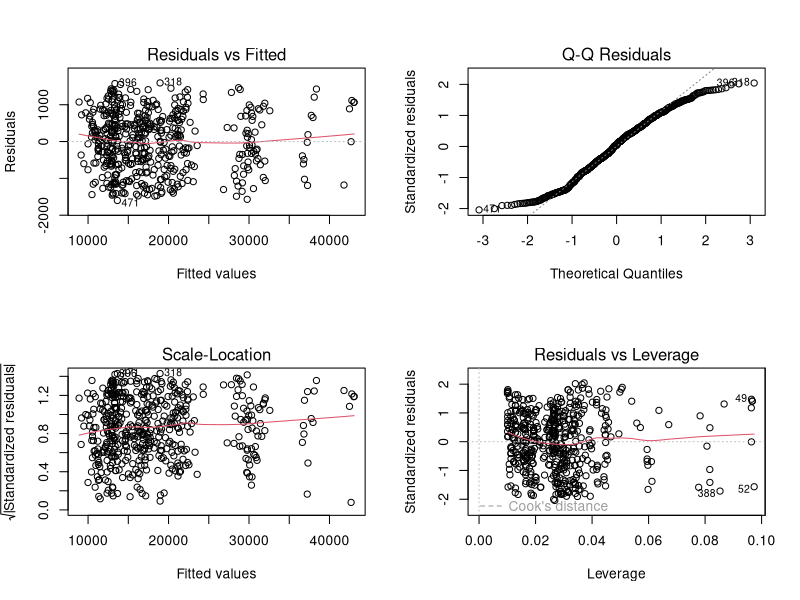
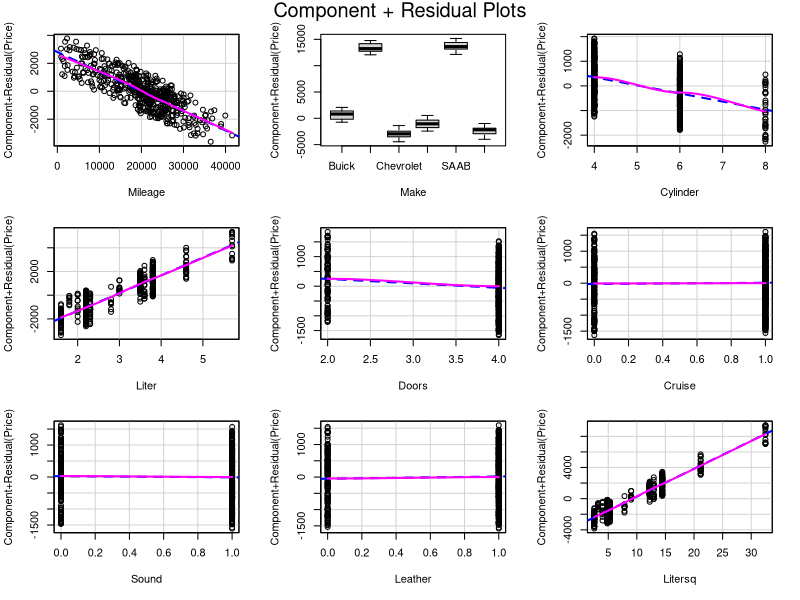
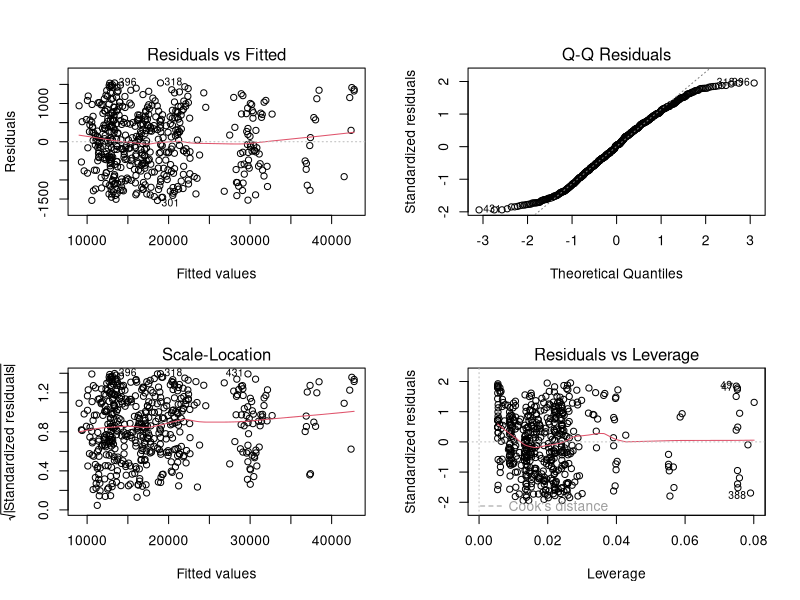
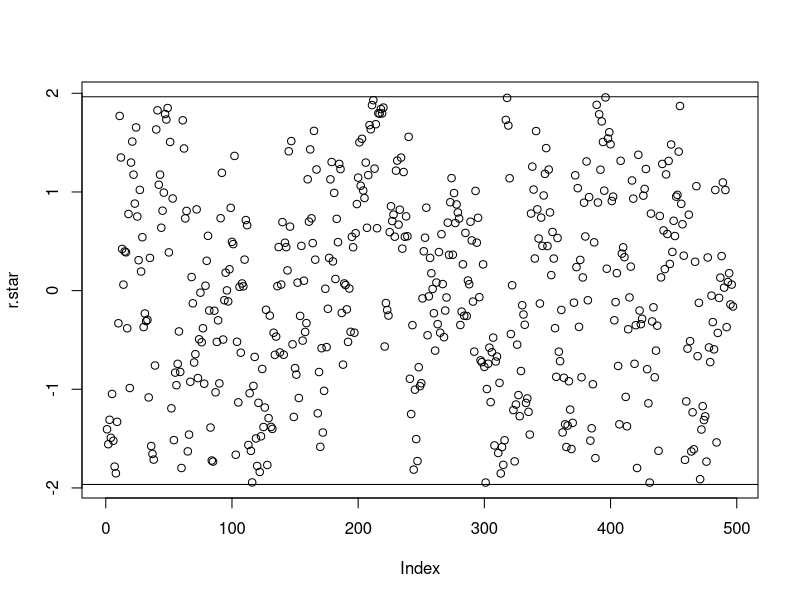
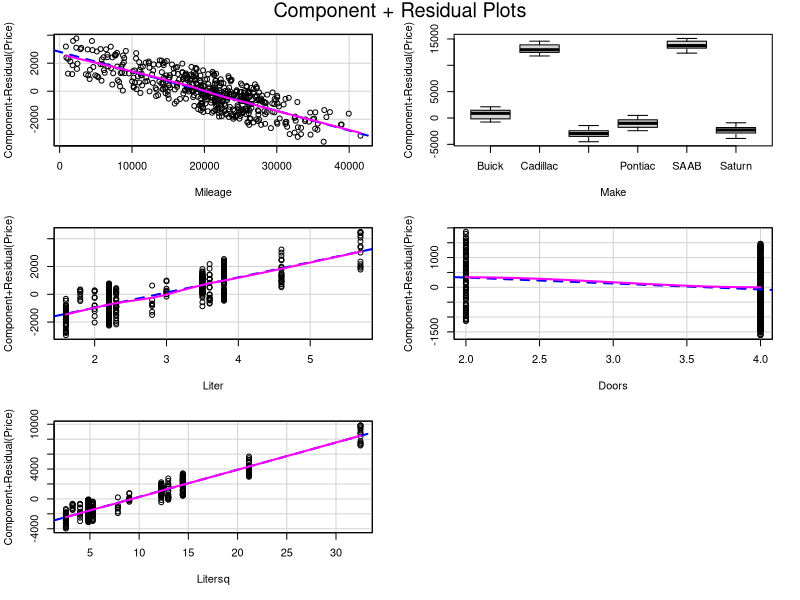

The R source for these figures, in order: (Note: this script raises an error after producing the figures.)
usedcars = read.csv("new_car_data.csv")
##pairs(usedcars)

##Linear Regression is used to regress 'Price' on the predictors
fit = lm(Price~.,data=usedcars)
summary(fit)
par(mfrow=c(2,2))
plot(fit)

library(car)
outlierTest(fit)
crPlots(fit)
vif(fit)

fit = lm(Price~.,data=usedcars[,-c(4,7,8,9)])
summary(fit)
par(mfrow=c(2,2))
plot(fit)

## outlier check using studentized residuals
r.star = rstudent(fit)
par(mfrow=c(1,1))
plot(r.star)
cutoff.r=qt(.975,df=nrow(usedcars)-length(fit$coefficients)-1)
abline(h=cutoff.r)
abline(h=-cutoff.r)

## partial residual plots
crPlots(fit)

## variance inflation factors
vif(fit)

#########################################################################################################################
#########################################################################################################################
## Removing all those observations that are outliers
index = which(abs(r.star)>cutoff.r)
index
newdata=usedcars[-index,]

##Linear Regression is used to regress 'Price' on the predictors
fit.new = lm(Price~.,data=newdata[,-c(4,7,8,9)])
summary(fit.new)
par(mfrow=c(2,2))
plot(fit.new)

r.star = rstudent(fit.new)
par(mfrow=c(1,1))
plot(r.star)
cutoff.r=qt(.975,df=nrow(newdata)-length(fit.new$coefficients)-1)
abline(h=cutoff.r)
abline(h=-cutoff.r)
#########################################################################################################################
#########################################################################################################################
## To treat non-normal data we plot a histogram of the response to identify its nature
hist(usedcars$Price)

##Transforming the response variable to log(Price) to treat the normality
fit = lm(log(Price)~.,data=usedcars[,-c(4,7,8,9)])
summary(fit)
par(mfrow=c(2,2))
plot(fit)

## outlier check using studentized residuals
r.star = rstudent(fit)
par(mfrow=c(1,1))
plot(r.star)
cutoff.r=qt(.975,df=nrow(usedcars)-length(fit$coefficients)-1)
abline(h=cutoff.r)
abline(h=-cutoff.r)

outlierTest(fit)
## partial residual plots
crPlots(fit)

## variance inflation factors
vif(fit)
